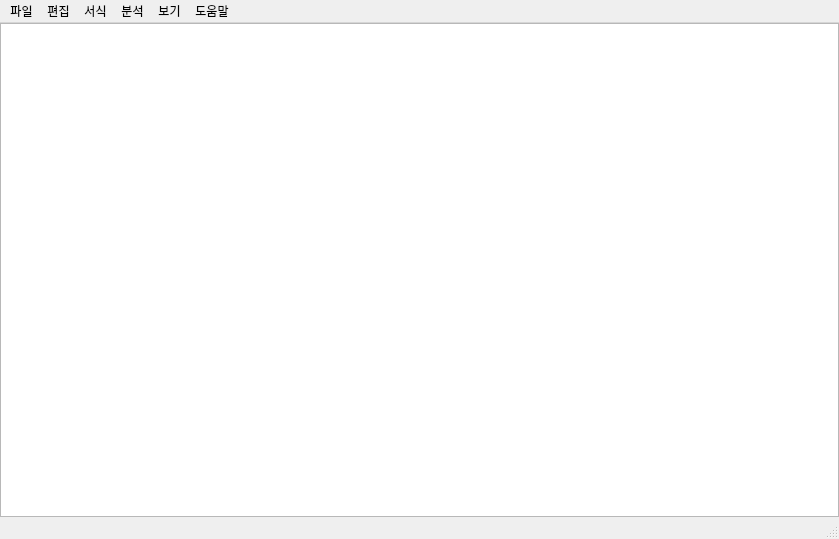
<?xml version="1.0" encoding="UTF-8"?>
<ui version="4.0">
 <class>MainWindow</class>
 <widget class="QMainWindow" name="MainWindow">
  <property name="geometry">
   <rect>
    <x>0</x>
    <y>0</y>
    <width>839</width>
    <height>539</height>
   </rect>
  </property>
  <property name="windowTitle">
   <string>jedit</string>
  </property>
  <widget class="QWidget" name="centralwidget">
   <layout class="QGridLayout" name="gridLayout">
    <property name="leftMargin">
     <number>0</number>
    </property>
    <property name="topMargin">
     <number>0</number>
    </property>
    <property name="rightMargin">
     <number>0</number>
    </property>
    <property name="bottomMargin">
     <number>0</number>
    </property>
    <item row="0" column="0">
     <layout class="QGridLayout" name="gridLayout_2">
      <item row="0" column="0">
       <widget class="QPlainTextEdit" name="plainTextEdit"/>
      </item>
     </layout>
    </item>
   </layout>
  </widget>
  <widget class="QMenuBar" name="menubar">
   <property name="geometry">
    <rect>
     <x>0</x>
     <y>0</y>
     <width>839</width>
     <height>23</height>
    </rect>
   </property>
   <widget class="QMenu" name="menu_file">
    <property name="mouseTracking">
     <bool>true</bool>
    </property>
    <property name="title">
     <string>파일</string>
    </property>
    <addaction name="action_new_make"/>
    <addaction name="action_new_window"/>
    <addaction name="action_open"/>
    <addaction name="action_save"/>
    <addaction name="action_saveas"/>
    <addaction name="separator"/>
    <addaction name="action_print"/>
    <addaction name="separator"/>
    <addaction name="action_close"/>
   </widget>
   <widget class="QMenu" name="menu_edit">
    <property name="title">
     <string>편집</string>
    </property>
    <addaction name="action_undo"/>
    <addaction name="separator"/>
    <addaction name="action_cut"/>
    <addaction name="action_copy"/>
    <addaction name="action_paste"/>
    <addaction name="action_delete"/>
    <addaction name="separator"/>
    <addaction name="action_google"/>
    <addaction name="action_find"/>
    <addaction name="action_find_replace"/>
    <addaction name="action_go"/>
    <addaction name="separator"/>
    <addaction name="action_all_select"/>
    <addaction name="action_datetime"/>
   </widget>
   <widget class="QMenu" name="menu_view">
    <property name="title">
     <string>보기</string>
    </property>
    <widget class="QMenu" name="menu">
     <property name="title">
      <string>확대하기/축소하기</string>
     </property>
     <addaction name="action_zoom_in"/>
     <addaction name="action_zoom_out"/>
     <addaction name="action_zoom_init"/>
    </widget>
    <addaction name="menu"/>
    <addaction name="action_status_bar"/>
   </widget>
   <widget class="QMenu" name="menu_help">
    <property name="title">
     <string>도움말</string>
    </property>
    <addaction name="action_help"/>
    <addaction name="action_mail"/>
    <addaction name="separator"/>
    <addaction name="action_info"/>
   </widget>
   <widget class="QMenu" name="menu_format">
    <property name="title">
     <string>서식</string>
    </property>
    <addaction name="action_font"/>
   </widget>
   <widget class="QMenu" name="menu_analysis">
    <property name="title">
     <string>분석</string>
    </property>
    <addaction name="action_word_count"/>
    <addaction name="action_kor_to_eng"/>
   </widget>
   <addaction name="menu_file"/>
   <addaction name="menu_edit"/>
   <addaction name="menu_format"/>
   <addaction name="menu_analysis"/>
   <addaction name="menu_view"/>
   <addaction name="menu_help"/>
  </widget>
  <widget class="QStatusBar" name="statusbar"/>
  <action name="action_open">
   <property name="text">
    <string>열기</string>
   </property>
   <property name="shortcut">
    <string>Ctrl+O</string>
   </property>
  </action>
  <action name="action_save">
   <property name="text">
    <string>저장</string>
   </property>
   <property name="shortcut">
    <string>Ctrl+S</string>
   </property>
  </action>
  <action name="action_saveas">
   <property name="text">
    <string>다른 이름으로 저장</string>
   </property>
   <property name="shortcut">
    <string>Ctrl+Shift+S</string>
   </property>
  </action>
  <action name="action_close">
   <property name="text">
    <string>끝내기</string>
   </property>
  </action>
  <action name="action_undo">
   <property name="text">
    <string>실행 취소</string>
   </property>
   <property name="shortcut">
    <string>Ctrl+Z</string>
   </property>
  </action>
  <action name="action_cut">
   <property name="text">
    <string>잘라내기</string>
   </property>
   <property name="shortcut">
    <string>Ctrl+X</string>
   </property>
  </action>
  <action name="action_copy">
   <property name="text">
    <string>복사</string>
   </property>
   <property name="shortcut">
    <string>Ctrl+C</string>
   </property>
  </action>
  <action name="action_paste">
   <property name="text">
    <string>붙여넣기</string>
   </property>
   <property name="shortcut">
    <string>Ctrl+V</string>
   </property>
  </action>
  <action name="action_find">
   <property name="text">
    <string>찾기</string>
   </property>
   <property name="shortcut">
    <string>Ctrl+F</string>
   </property>
  </action>
  <action name="action_next_find">
   <property name="text">
    <string>다음 찾기</string>
   </property>
   <property name="shortcut">
    <string>F3</string>
   </property>
  </action>
  <action name="action_prev_find">
   <property name="text">
    <string>이전 찾기</string>
   </property>
   <property name="shortcut">
    <string>Shift+F3</string>
   </property>
  </action>
  <action name="action_find_replace">
   <property name="text">
    <string>바꾸기</string>
   </property>
   <property name="shortcut">
    <string>Ctrl+H</string>
   </property>
  </action>
  <action name="action_go">
   <property name="text">
    <string>이동</string>
   </property>
   <property name="shortcut">
    <string>Ctrl+G</string>
   </property>
  </action>
  <action name="action_all_select">
   <property name="text">
    <string>모두 선택</string>
   </property>
   <property name="shortcut">
    <string>Ctrl+A</string>
   </property>
  </action>
  <action name="action_datetime">
   <property name="text">
    <string>시간/날짜</string>
   </property>
   <property name="shortcut">
    <string>F5</string>
   </property>
  </action>
  <action name="action_15">
   <property name="text">
    <string>자동 줄 바꿈</string>
   </property>
  </action>
  <action name="action_16">
   <property name="text">
    <string>글꼴</string>
   </property>
  </action>
  <action name="action_wrap">
   <property name="text">
    <string>자동 줄 바꿈</string>
   </property>
  </action>
  <action name="action_18">
   <property name="text">
    <string>글꼴</string>
   </property>
  </action>
  <action name="action_status_bar">
   <property name="checkable">
    <bool>true</bool>
   </property>
   <property name="checked">
    <bool>true</bool>
   </property>
   <property name="text">
    <string>상태 표시줄</string>
   </property>
  </action>
  <action name="action_help">
   <property name="text">
    <string>도움말 보기</string>
   </property>
  </action>
  <action name="action_mail">
   <property name="text">
    <string>피드백 보내기</string>
   </property>
  </action>
  <action name="action_info">
   <property name="text">
    <string>jedit 정보</string>
   </property>
  </action>
  <action name="action_zoom_in">
   <property name="text">
    <string>확대</string>
   </property>
   <property name="shortcut">
    <string>Ctrl++</string>
   </property>
  </action>
  <action name="action_zoom_out">
   <property name="text">
    <string>축소</string>
   </property>
   <property name="shortcut">
    <string>Ctrl+-</string>
   </property>
  </action>
  <action name="action_zoom_init">
   <property name="text">
    <string>확대하기/축소하기 기본값 복원</string>
   </property>
   <property name="shortcut">
    <string>Ctrl+0</string>
   </property>
  </action>
  <action name="action_print">
   <property name="text">
    <string>인쇄</string>
   </property>
   <property name="shortcut">
    <string>Ctrl+P</string>
   </property>
  </action>
  <action name="action_google">
   <property name="text">
    <string>Google으로 검색</string>
   </property>
   <property name="shortcut">
    <string>Ctrl+E</string>
   </property>
  </action>
  <action name="action_new_window">
   <property name="text">
    <string>새 창</string>
   </property>
   <property name="shortcut">
    <string>Ctrl+Shift+N</string>
   </property>
  </action>
  <action name="action_delete">
   <property name="text">
    <string>삭제</string>
   </property>
   <property name="shortcut">
    <string>Del</string>
   </property>
  </action>
  <action name="action_new_make">
   <property name="text">
    <string>새로 만들기</string>
   </property>
   <property name="shortcut">
    <string>Ctrl+N</string>
   </property>
  </action>
  <action name="action_font">
   <property name="text">
    <string>글꼴</string>
   </property>
  </action>
  <action name="action_word_count">
   <property name="text">
    <string>단어 횟수</string>
   </property>
  </action>
  <action name="action_kor_to_eng">
   <property name="text">
    <string>한/영 번역</string>
   </property>
  </action>
 </widget>
 <resources/>
 <connections/>
</ui>
